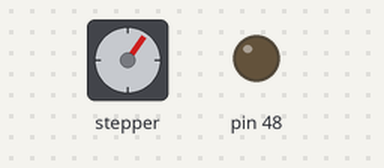
Simulated run of this sketch. Board: Arduino Mega 2560, built with avr-gcc and run on an emulated ATmega2560. Shown: stepper motor, output pins drawn as LEDs (lit = HIGH). Stepper angles assume 6400 steps per turn.

Above: at 0.05 s.
At 0.55 s:
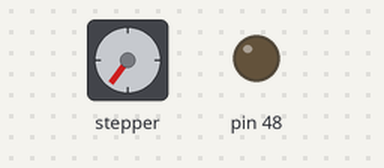
At 2.55 s:
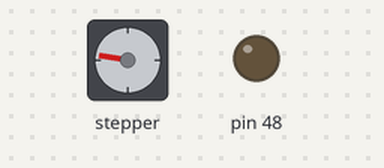
At 5.1 s:
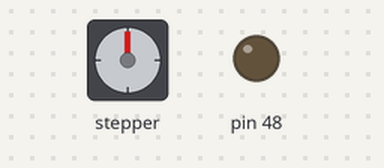
Timing chart, 0 to 6.7 s (numbered marks = the images above):
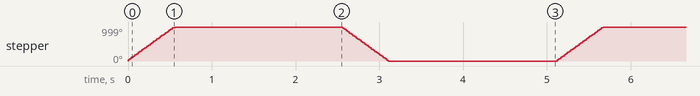

The sketch:

singleRotationTest.ino
```cpp
#include <Arduino.h>
#include "DRV8825.h"

DRV8825 stepper1(200, 62, 63);//X

void setup() {
  // put your setup code here, to run once:
    pinMode(48,OUTPUT);
    digitalWrite(48,LOW);
    stepper1.setRPM(300);
    stepper1.setMicrostep(32);
}

void loop() {
  // put your main code here, to run repeatedly:
  stepper1.rotate(1000);
  delay(2000);
  stepper1.rotate(-1000);
  delay(2000);
}
```

Measured:
- by itself, stepper: turns 999° clockwise in 0.56 s, then 999° counter-clockwise in 0.55 s, repeating every 5.1 s
